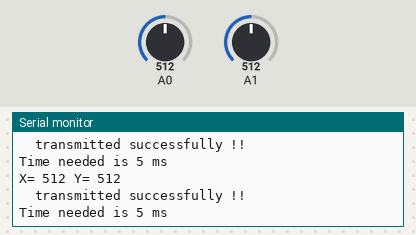
Simulated run of this sketch. Board: Arduino Uno, built with avr-gcc and run on an emulated ATmega328P. Parts: the last lines printed to the serial monitor. Inputs (shaded band) come from the test bench; at power-on: A0 = 512, A1 = 512. No radio packets arrive unless stated.

Above: at 2.2 s.
2.3 s: A0 set to 716
At 3.4 s:
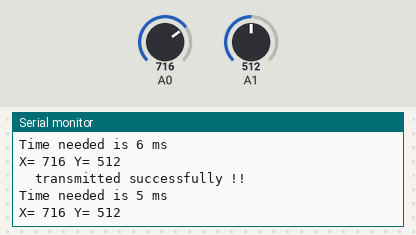
3.8 s: A1 set to 716
At 4.8 s:
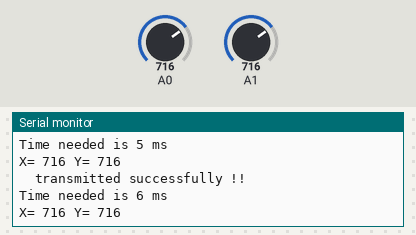
5.3 s: A0 set to 900
At 5.9 s:
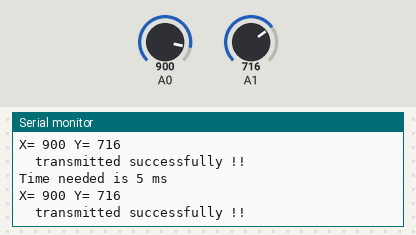
6.8 s: A1 set to 900
At 7.6 s:
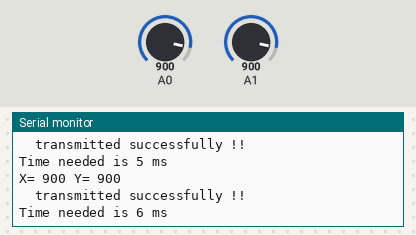
Timing chart, 0 to 9.3 s (numbered marks = the images above; inputs shaded):
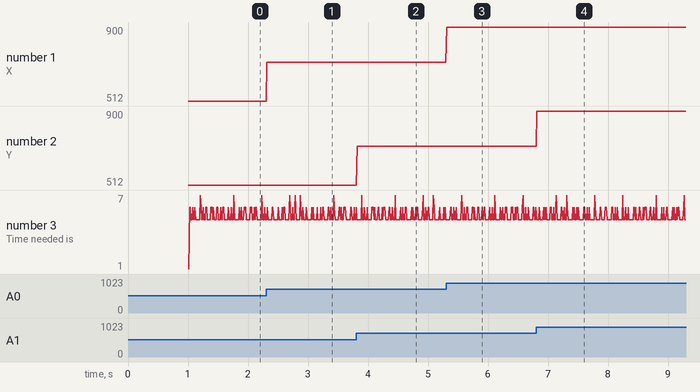

Measured:
- after the input at 2.3 s, the serial monitor: prints a new line at once (image 1)
- after the input at 3.8 s, the serial monitor: prints a new line at once (image 2)
- after the input at 5.3 s, the serial monitor: prints a new line at once (image 3)
- after the input at 6.8 s, the serial monitor: prints a new line at once (image 4)
- plotted number 1: 512 → 716 after the input at 2.3 s, 716 → 900 after the input at 5.3 s

The sketch:

transmitter.ino
```cpp
#include<SPI.h>
#include<nRF24L01.h>
#include<RF24.h>

int msg[1] = {1};
int rec[1] = {5};
bool stat = true;
RF24 radio(7,8);
unsigned long time;
const uint64_t pipe[1] = {0xF0F0F0F0E1LL};

void setup()
{
  Serial.begin(57600);
  radio.begin();
  delay(1000);
  radio.setAutoAck(true);
  radio.enableAckPayload();
  radio.enableDynamicPayloads();
  radio.openWritingPipe(pipe[0]);
  radio.setRetries(15,15);
 }

typedef struct {
  int x;
  int y;
  } positions;

positions pos;


void loop()
{
  if(stat)
  {
    radio.stopListening();

    pos.x=analogRead(A0);
    pos.y=analogRead(A1);

   // pos.x = map(x,0,1023,-510,514);
   // pos.y = map(y,0,1023,-510,514);

    Serial.println("X= "+ String(pos.x) + " Y= "+ String(pos.y) );
    time=millis();

    if( radio.write(&pos,sizeof(pos) ) ){
      //Serial.print( msg[0] );
      Serial.println("  transmitted successfully !!");
      if(radio.isAckPayloadAvailable()){
       radio.read(&pos,sizeof(pos));
       Serial.print("received ack payload is : ");
       Serial.println("X= "+ String(pos.x) + " Y= "+ String(pos.y) );
      //analogWrite(A2,pos.x);
      }
    }
    else {
        Serial.println("failed tx...");
      }

    time=millis()-time;
    Serial.println("Time needed is " + String(time) +  " ms");
  }

  //delay(10);
}
```
